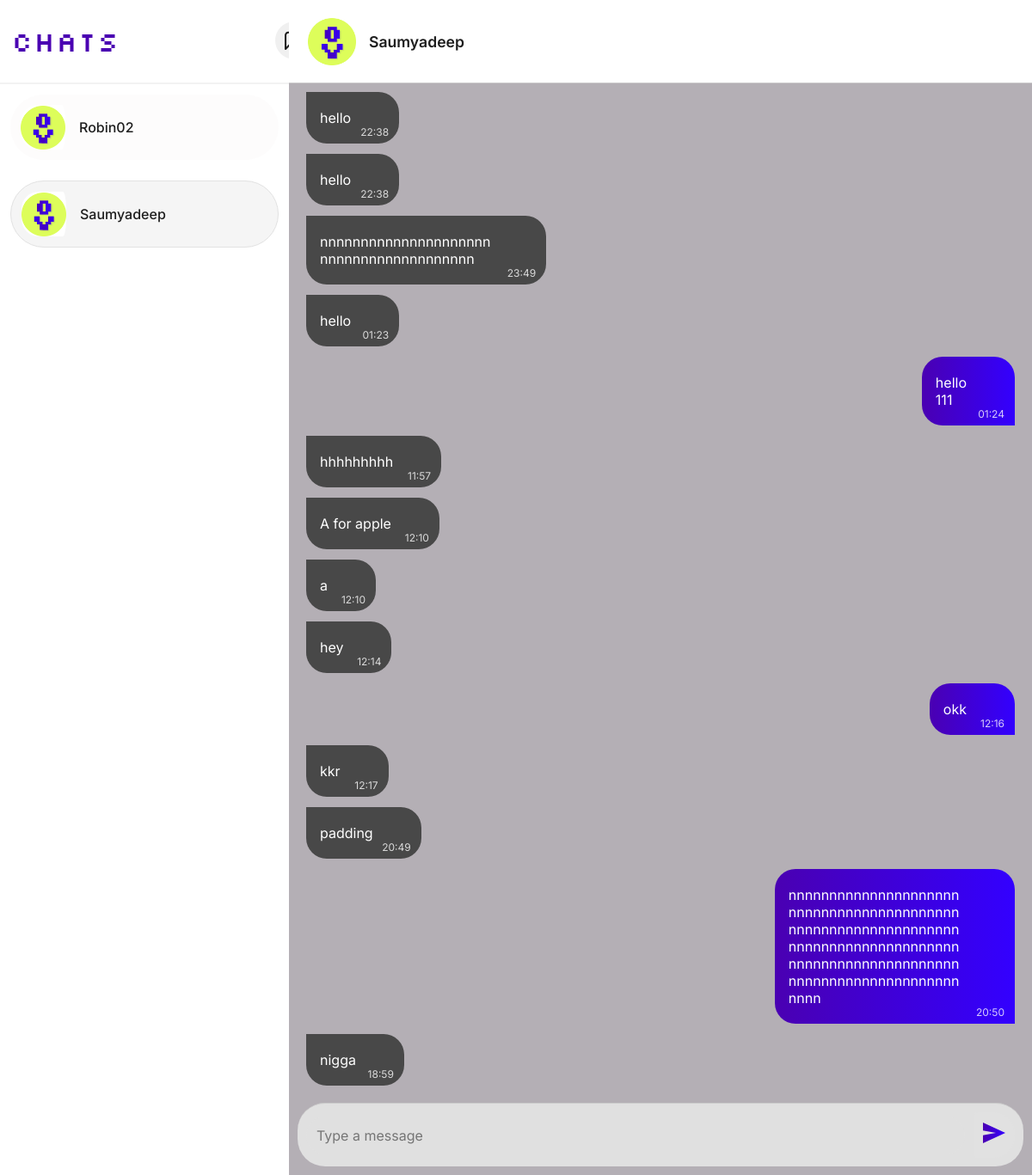
The page /chat/5/ (signed in) on the database its author committed.
### messenger/models.py (models this page shows, shortened)
class Message(models.Model):
    sender = models.ForeignKey(User, on_delete=models.CASCADE, related_name='sent_messages')
    recipient = models.ForeignKey(User, on_delete=models.CASCADE, related_name='received_messages')
    body =  models.TextField()
    timestamp = models.DateTimeField(auto_now_add=True)
    is_read = models.BooleanField(default=False)

### messenger/views.py (the view)
# urls.py: path('chat/<int:user_id>/', views.chat_view, name='chat'),
@login_required
def chat_view(request, user_id):
    all_users = User.objects.exclude(id=request.user.id)
    recipient = User.objects.get(id=user_id)
    messages = Message.objects.filter(
        Q(sender=request.user, recipient=recipient) |
        Q(sender=recipient, recipient=request.user)
    ).order_by('timestamp')
    if request.method == 'POST':
        form = MessageForm(request.POST)
        if form.is_valid():
            msg = form.save(commit=False)
            msg.sender = request.user
            msg.recipient = recipient
            msg.save()
            return redirect('chat', user_id=recipient.id)
    else:
        form = MessageForm()
    conversations = Message.objects.filter(
        Q(sender=request.user) | Q(recipient=request.user)
    ).order_by('-timestamp')
    chat_users = list(set(
        [msg.sender for msg in conversations if msg.sender != request.user] +
        [msg.recipient for msg in conversations if msg.recipient != request.user]
    ))
    room_name = '_'.join(sorted([request.user.username, recipient.username]))
    return render(request, 'messenger/chat.html', {
        'form': form,
        'recipient': recipient,
        'messages': messages,
        'chat_users': chat_users,
        'all_users':all_users,
        'room_name': room_name,
    })

### messenger/forms.py
class MessageForm(forms.ModelForm):
    class Meta:
        model = Message
        fields = ['body']
        widgets = {
            'body': forms.Textarea(attrs={
                'rows': 1,
                'placeholder': 'Type your message...',
            }),
        }

### templates/messenger/chat.html (shortened to what this page needs)
{% load static %}
<!DOCTYPE html>
<html>
<head>
    <link rel="stylesheet" href="{% static 'messenger/chat.css' %}">
</head>
<body class="body-inbox">
    <div class="inbox-container">
        <div class="left-sidebar">
            <div class="logo">
                <h2>CHATS</h2>
            </div>
            {% for user in chat_users %}
            <div class="chat-user {% if user.id == recipient.id %}selected{% endif %}">
                <a href="{% url 'chat' user.id %}">
                    <img src="{% static 'messenger/img/default1.jpg' %}" alt="">
                    <span>{{ user.username }}</span>
                </a>
            </div>
            {% endfor %}
        </div>
        <div class="right-chat">
            <div class="chat-header">
                <img src="{% static 'messenger/img/default1.jpg' %}" alt="">
                <h3>{{ recipient.username }}</h3>
            </div>
            <div class="chat-messages">
                {% for message in messages %}
                <div class="{% if message.sender == request.user %}sent{% else %}received{% endif %}">
                    <p>{{ message.body }}</p>
                    <small>{{ message.timestamp|date:"H:i" }}</small>
                </div>
                {% empty %}
                <p style="text-align:center;">Start the conversation!</p>
                {% endfor %}
            </div>
            <form method="post" class="chat-form">
                <textarea name="body" rows="1" placeholder="Type a message" class="message-input" required></textarea>
                <button type="submit">
                    <img src="{% static 'messenger/icons/wpf_sent.svg' %}" alt="">
                </button>
            </form>
        </div>
    </div>
</body>
</html>

### static/messenger/chat.css (style rules this page uses)
body { margin: 0; padding: 0; font-family: 'Inter', sans-serif; background-color: #c1bbc2; }
.inbox-container { display: flex; height: 100vh; }
.left-sidebar { width: 28%; font-family: 'Silkscreen', sans-serif; background-color: #ffffff; display: flex; flex-direction: column; padding: 0rem; box-shadow: 2px 0 8px rgba(0, 0, 0, 0.05); }
.logo { background: linear-gradient(to bottom, #ffffff, #ffffff); color:#4A00B2; font-family: 'Silkscreen', monospace; font-weight:lighter; font-size: 16px; text-align: left; padding-left: 4%; padding-bottom: 2px; border-bottom: 2px solid #f2f2f2; display: flex; align-items: center; gap: 56% }
.logo h2 { font-size: 32px; font-weight: 200; letter-spacing: 2px; }
.chat-user { font-family: 'Inter', sans-serif; display: flex; text-decoration: none; align-items: center; background-color: #fdfcfcf0; padding-top:12px; padding-bottom: 12px; padding-left: 12px; padding-right: 12px; border-radius: 50px; font-weight: 500; font-size: 16px; color: #1e1e1e; cursor: pointer; transition: background 400ms ease-in; margin-left: 12px; margin-right: 12px; margin-top: 12px; margin-bottom: 12px; }
.chat-user.selected { background-color: #f5f5f5; border-radius: 190px; border: 1px solid #e2e2e2; }
.chat-user img { width: 52px; height: 52px; padding-right: 16px; border-radius: 20px; }
.chat-user a { text-decoration: none; color: #1e1e1e; font-weight: 500; display: flex; align-items: center; }
.right-chat { flex: 1; display: flex; flex-direction: column; background-color: #B4AFB5; background-size: cover; }
.chat-header { display: flex; align-items: center; padding-bottom: 20px; padding-top: 20px; padding-left: 22px; background-color: #fff; border-bottom: 1px solid #ccc; }
.chat-header img { width: 56px; height: 56px; border-radius: 10%; margin-right: 15px; }
.chat-header h3 { margin: 0; font-size: 1.1rem; font-weight: 600; color: #1e1e1e; }
.chat-messages { flex: 1; padding: 20px; overflow-y: auto; display: flex; flex-direction: column; gap: 12px; min-width: 10%; }
.sent, .received { max-width: 30%; padding: 4px 16px; border-radius: 24px; position: relative; word-wrap: break-word; overflow-wrap: break-word; }
.sent { background: linear-gradient(to right, #4A00B2, #3300FF);; color: white; align-self: flex-end; text-align: right; border-bottom-right-radius: 0px; }
.received { background-color: #484848; color: white; align-self: flex-start; text-align: left; border-top-left-radius: 0px; }
.sent p { padding-right: 40px; max-width: 300px; word-wrap: break-word; overflow-wrap: break-word; white-space: pre-wrap; text-align: left; }
.received p { padding-right: 40px; max-width: 300px; word-wrap: break-word; overflow-wrap: break-word; white-space: pre-wrap; text-align: left; }
.sent small, .received small { position: absolute; bottom: 6px; right: 12px; font-size: 0.75rem; opacity: 0.8; }
.sent small { align-self: flex-end; }
.received small { align-self: flex-end; padding-left: 80px; }
.chat-form { display: flex; align-items: center; padding: 10px; background-color: #e0e0e0; border-top: 1px solid #ccc; margin: 10px; border-radius: 32px; }
.message-input { flex: 1; resize: none; border: none; padding: 12px; border-radius: 30px; font-size: 16px; font-family: 'Inter', sans-serif; outline: none; margin-right: 10px; background-color: #e1e1e1e1; max-height: 200px; overflow-y: auto; }
.chat-form button { background-color: #e1e1e1; border: none; padding: 10px 10px 10px 10px; font-size: 20px; border-radius: 20%; border-end-end-radius: 100%; border-top-right-radius: 100%; cursor: pointer; transition: background-color 0.3s; align-self: flex-end; }
.chat-messages { height: calc(100vh - 240px); overflow-y: auto; padding: 10px 20px; }

### rows shown on the page
Message: body "hello", timestamp "22:38"
Message: body "hello", timestamp "22:38"
Message: body "nnnnnnnnnnnnnnnnnnnnnnnnnnnnnnnnnnnnnnnn", timestamp "23:49"
Message: body "hello", timestamp "01:23"
Message: body "hello 111", timestamp "01:24"
Message: body "hhhhhhhhh", timestamp "11:57"
Message: body "A for apple", timestamp "12:10"
Message: body "a", timestamp "12:10"
Message: body "hey", timestamp "12:14"
Message: body "okk", timestamp "12:16"
Message: body "kkr", timestamp "12:17"
Message: body "padding", timestamp "20:49"
Message: body "nnnnnnnnnnnnnnnnnnnnnnnnnnnnnnnnnnnnnnnnnnnnnnnnnnnnnnnnnnnnnnnnnnnnnnnnnnnnnnnnnnnnnnnnnnnnnnnnnnnnnnnnnnnnnnnnnnnnnnnnnnnnnnnnnn", timestamp "20:50"
Message: body "nigga", timestamp "18:59"

### other values the page prints
{{ user.username }} "Robin02"
{{ user.username }} "Saumyadeep"
{{ recipient.username }} "Saumyadeep"
